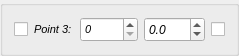
                <widget class="QGroupBox" name="gbx_p3">
                 <property name="maximumSize">
                  <size>
                   <width>16777215</width>
                   <height>40</height>
                  </size>
                 </property>
                 <property name="title">
                  <string/>
                 </property>
                 <layout class="QHBoxLayout" name="horizontalLayout_24">
                  <item>
                   <widget class="QCheckBox" name="chx_perp_p3">
                    <property name="minimumSize">
                     <size>
                      <width>0</width>
                      <height>14</height>
                     </size>
                    </property>
                    <property name="maximumSize">
                     <size>
                      <width>14</width>
                      <height>16777215</height>
                     </size>
                    </property>
                    <property name="toolTip">
                     <string>La deuxième case cochée dans cette colonne
possédera la même valeur de chainage que la
première case cochée de cette même colonne.</string>
                    </property>
                    <property name="text">
                     <string/>
                    </property>
                   </widget>
                  </item>
                  <item>
                   <widget class="QLabel" name="label_23">
                    <property name="sizePolicy">
                     <sizepolicy hsizetype="Fixed" vsizetype="Preferred">
                      <horstretch>0</horstretch>
                      <verstretch>0</verstretch>
                     </sizepolicy>
                    </property>
                    <property name="minimumSize">
                     <size>
                      <width>40</width>
                      <height>0</height>
                     </size>
                    </property>
                    <property name="maximumSize">
                     <size>
                      <width>40</width>
                      <height>16777215</height>
                     </size>
                    </property>
                    <property name="font">
                     <font>
                      <pointsize>8</pointsize>
                      <weight>50</weight>
                      <italic>true</italic>
                      <bold>false</bold>
                     </font>
                    </property>
                    <property name="text">
                     <string>Point 3:</string>
                    </property>
                   </widget>
                  </item>
                  <item>
                   <widget class="QDoubleSpinBox" name="spx_chainage_Pol_3">
                    <property name="sizePolicy">
                     <sizepolicy hsizetype="Preferred" vsizetype="Fixed">
                      <horstretch>0</horstretch>
                      <verstretch>0</verstretch>
                     </sizepolicy>
                    </property>
                    <property name="minimumSize">
                     <size>
                      <width>0</width>
                      <height>25</height>
                     </size>
                    </property>
                    <property name="font">
                     <font>
                      <pointsize>8</pointsize>
                      <weight>50</weight>
                      <italic>true</italic>
                      <bold>false</bold>
                     </font>
                    </property>
                    <property name="decimals">
                     <number>0</number>
                    </property>
                    <property name="maximum">
                     <double>50000.000000000000000</double>
                    </property>
                    <property name="singleStep">
                     <double>1.000000000000000</double>
                    </property>
                   </widget>
                  </item>
                  <item>
                   <widget class="QDoubleSpinBox" name="spx_dist_Pol_2">
                    <property name="enabled">
                     <bool>true</bool>
                    </property>
                    <property name="sizePolicy">
                     <sizepolicy hsizetype="Preferred" vsizetype="Fixed">
                      <horstretch>0</horstretch>
                      <verstretch>0</verstretch>
                     </sizepolicy>
                    </property>
                    <property name="minimumSize">
                     <size>
                      <width>0</width>
                      <height>25</height>
                     </size>
                    </property>
                    <property name="maximumSize">
                     <size>
                      <width>16777215</width>
                      <height>16777215</height>
                     </size>
                    </property>
                    <property name="font">
                     <font>
                      <pointsize>9</pointsize>
                      <weight>50</weight>
                      <italic>true</italic>
                      <bold>false</bold>
                     </font>
                    </property>
                    <property name="alignment">
                     <set>Qt::AlignLeading|Qt::AlignLeft|Qt::AlignVCenter</set>
                    </property>
                    <property name="decimals">
                     <number>1</number>
                    </property>
                    <property name="minimum">
                     <double>-100.000000000000000</double>
                    </property>
                    <property name="singleStep">
                     <double>0.100000000000000</double>
                    </property>
                   </widget>
                  </item>
                  <item>
                   <widget class="QCheckBox" name="chx_para_p3">
                    <property name="minimumSize">
                     <size>
                      <width>0</width>
                      <height>14</height>
                     </size>
                    </property>
                    <property name="maximumSize">
                     <size>
                      <width>14</width>
                      <height>16777215</height>
                     </size>
                    </property>
                    <property name="toolTip">
                     <string>La deuxième case cochée dans cette colonne
possédera la même valeur de distance que la
première case cochée de cette même colonne.</string>
                    </property>
                    <property name="text">
                     <string/>
                    </property>
                   </widget>
                  </item>
                 </layout>
                </widget>
